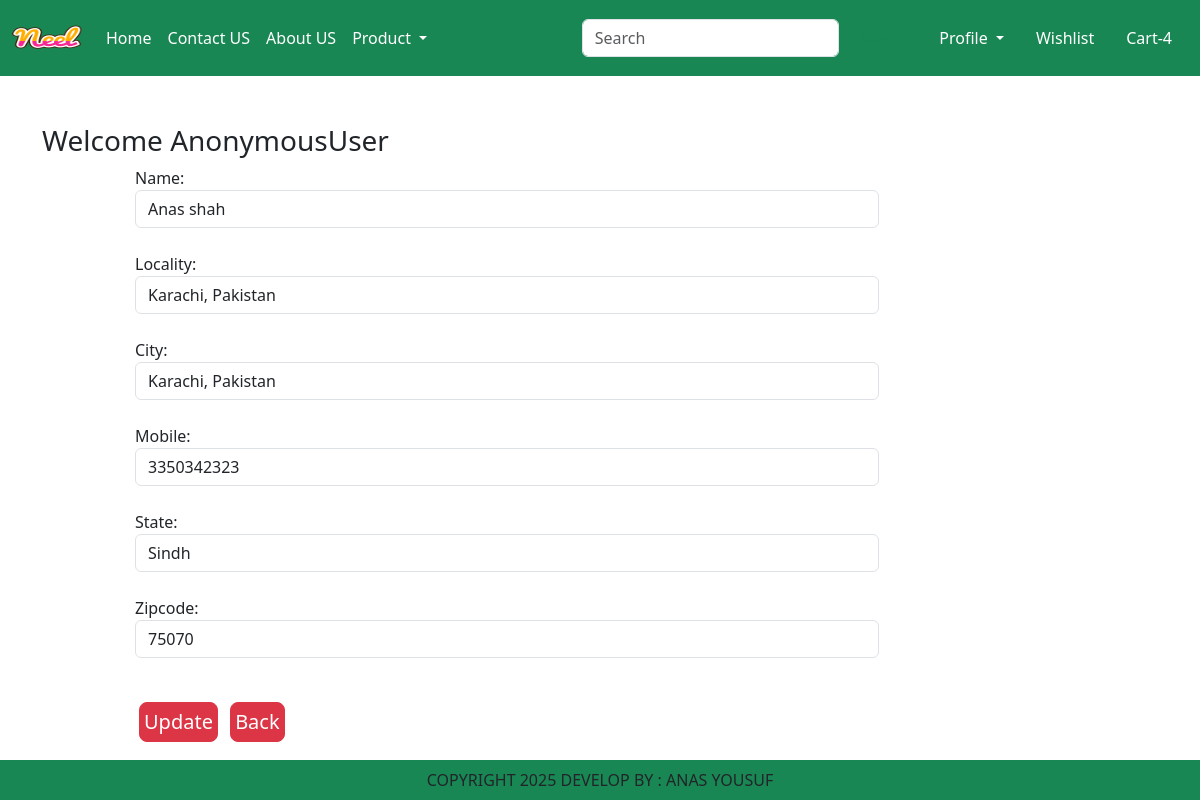
Page /updateaddress/1/ on the committed database.
### ecom_app/models.py (models this page shows, shortened)
class Customer(models.Model):
    user = models.ForeignKey(User,on_delete=models.CASCADE)
    name = models.CharField(max_length=200)
    locality = models.CharField(max_length=200)
    city = models.CharField(max_length=50)
    mobile = models.IntegerField(default=0)
    zipcode = models.IntegerField()
    state = models.CharField(choices=STATE_CHOICES,max_length=100)

### ecom_app/views.py (the view, shortened to what this page needs)
# urls.py: path('updateaddress/<int:pk>/', views.UpdateAddress.as_view(),name = 'updateaddress'),
class UpdateAddress(View):
    def get(self, request, pk):
        addd = Customer.objects.get(pk=pk)
        form = CustomerProfileForm(instance=addd)
        return render(request, 'app/updateaddress.html', {'form': form})

### ecom_app/form.py
class CustomerProfileForm(forms.ModelForm):
    class Meta:
        model = Customer
        fields=['name','locality', 'city','mobile','state','zipcode']
        widgets={
            'name':forms.TextInput(attrs={'class':'form-control'}),
            'locality':forms.TextInput(attrs={'class':'form-control'}),
            'city':forms.TextInput(attrs={'class':'form-control'}),
            'mobile':forms.NumberInput(attrs={'class':'form-control'}),
            'state':forms.Select(attrs={'class':'form-control'}),
            'zipcode':forms.NumberInput(attrs={'class':'form-control'}),
        }

### ecom_app/templates/app/updateaddress.html (shortened to what this page needs)
{% extends 'app/base.html' %}
{% load static %}
{% block main-content %}
<div class="container my-5">
    <div class="row"><h3>Welcome <span class="text-capitalize">{{request.user}}</span></h3>
    </div>
    <div class="col-sm-8 offset-sm-1">
        <form action=""method="post">
             {%for fm in form %}
                {{fm.label_tag}} {{fm}} <small class="text-danger">{{fm.errors|striptags}}</small><br>
                {%endfor%}
                  <div class="col-12 mt-3">
                    <button type="submit" class="1 btn btn-danger p-1 m-1 btn-lg text-decoration-none text-white">Update</button>
                <a href="{% url 'address' %}"type="button" class="btn btn-danger p-1 m-1 btn-lg text-decoration-none text-white">Back</a>
               </div>
        </form>
    </div>
</div>
{% endblock main-content %}

### rows in the picture
Customer: form "Anas shah" "Karachi, Pakistan" "Karachi, Pakistan" "3350342323" "Sindh" "75070"

### other values in the picture
{{ request.user }} "AnonymousUser"
{{ fm.label_tag }} "Name:" "Locality:" "City:" "Mobile:" "State:" "Zipcode:"
